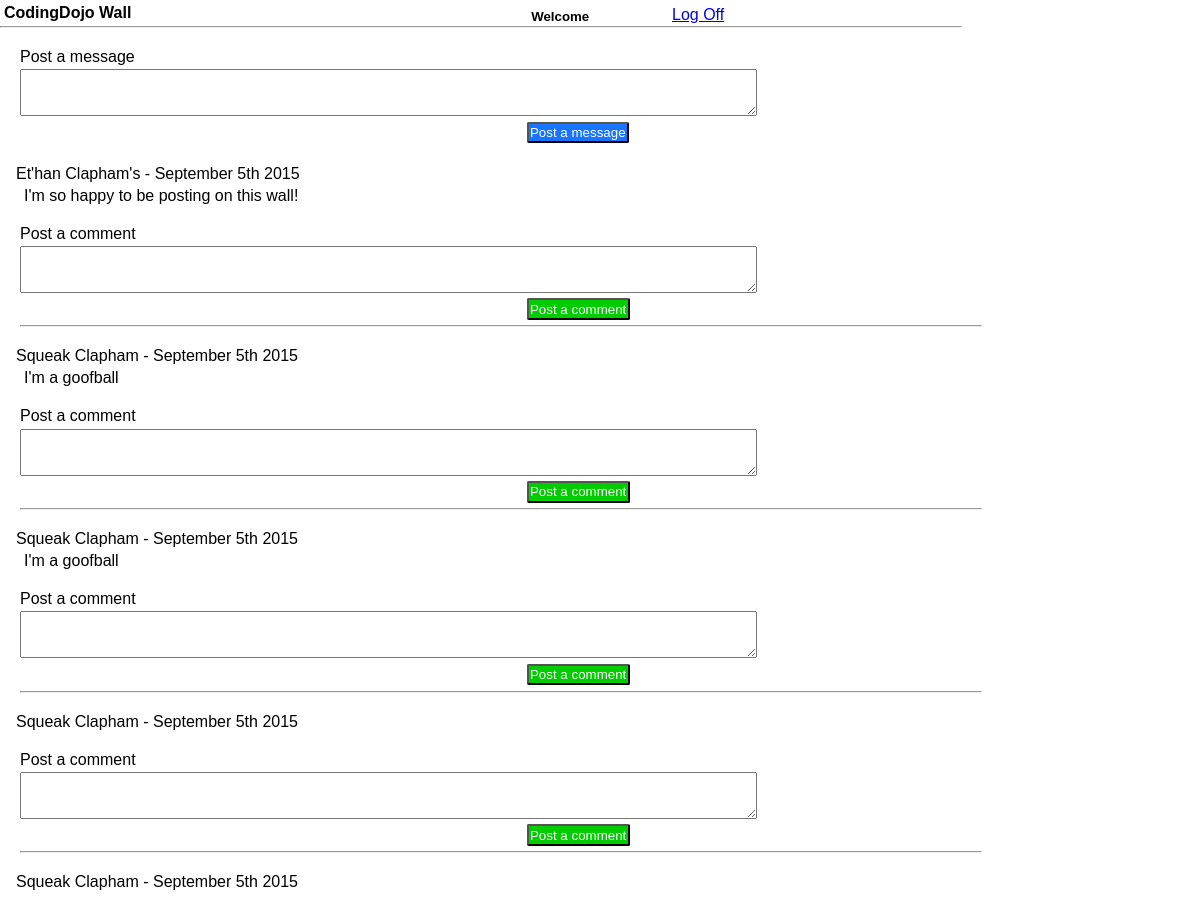
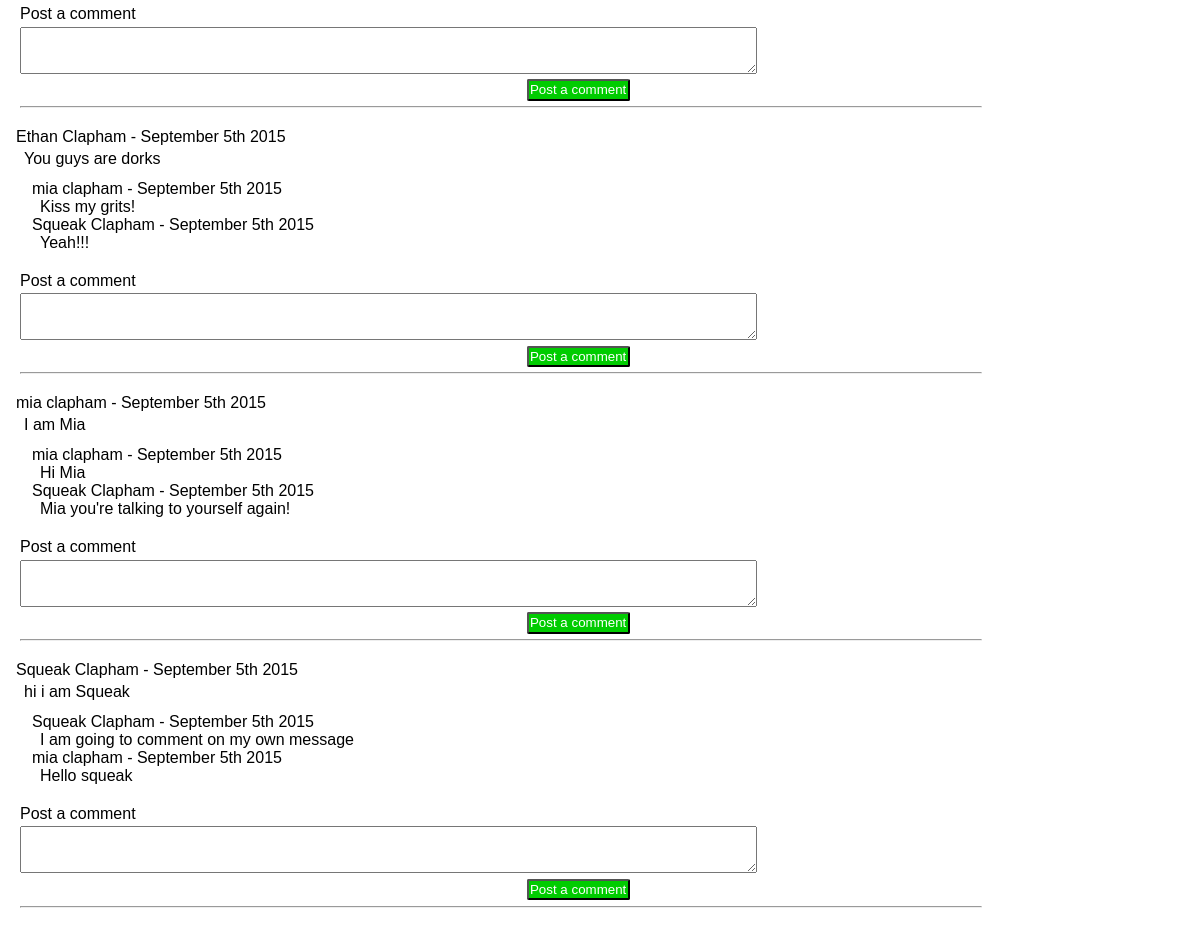
Screenshot of /wall.php with the database file from the repository (2 pictures, top to bottom).
### tables this page shows
CREATE TABLE `messages` (
  `id` int(11) NOT NULL AUTO_INCREMENT,
  `message` text,
  `created_at` datetime DEFAULT NULL,
  `updated_at` datetime DEFAULT NULL,
  `user_id` int(11) NOT NULL,
  PRIMARY KEY (`id`),
  KEY `fk_messages_users1_idx` (`user_id`),
  CONSTRAINT `fk_messages_users1` FOREIGN KEY (`user_id`) REFERENCES `users` (`id`) ON DELETE NO ACTION ON UPDATE NO ACTION
);

CREATE TABLE `users` (
  `id` int(11) NOT NULL AUTO_INCREMENT,
  `first_name` varchar(255) DEFAULT NULL,
  `last_name` varchar(255) DEFAULT NULL,
  `email` varchar(255) DEFAULT NULL,
  `password` varchar(255) DEFAULT NULL,
  `inserted_at` datetime DEFAULT NULL,
  `updated_at` datetime DEFAULT NULL,
  PRIMARY KEY (`id`)
);

CREATE TABLE `comments` (
  `id` int(11) NOT NULL AUTO_INCREMENT,
  `comment` text,
  `created_at` datetime DEFAULT NULL,
  `updated_at` datetime DEFAULT NULL,
  `user_id` int(11) NOT NULL,
  `message_id` int(11) NOT NULL,
  PRIMARY KEY (`id`),
  KEY `fk_comments_users_idx` (`user_id`),
  KEY `fk_comments_messages1_idx` (`message_id`),
  CONSTRAINT `fk_comments_messages1` FOREIGN KEY (`message_id`) REFERENCES `messages` (`id`) ON DELETE NO ACTION ON UPDATE NO ACTION,
  CONSTRAINT `fk_comments_users` FOREIGN KEY (`user_id`) REFERENCES `users` (`id`) ON DELETE NO ACTION ON UPDATE NO ACTION
);

### new-connection.php (called while the page is built, shortened)
<?php
$connection = mysqli_connect(DB_HOST, DB_USER, DB_PASS, DB_DATABASE);
function fetch($query)
{
 global $connection;
 $result = mysqli_query($connection, $query);
 $rows = array();
 foreach($result as $row) {
  $rows[] = $row;
 }
 return $rows;
}

### wall.php (the view, shortened to what this page needs)
<?php
	require_once('new-connection.php');
	$comment_query = 'SELECT first_name, last_name, comments.created_at, comment, message_id FROM comments
							LEFT JOIN users
							ON comments.user_id = users.id
							LEFT JOIN messages
							ON comments.message_id = messages.id
							ORDER BY comments.updated_at ASC';
?>
<!DOCTYPE html>
<html>
<head>
	<link rel="stylesheet" type="text/css" href="style.css">
</head>
<body>
	<div id='header'>
		<h4>CodingDojo Wall</h4>
		<h5>Welcome <?=$_SESSION['first_name']?></h5>
		<a href="process.php">Log Off</a>
		<hr>
	</div>
	<form action='process.php' method='post'>
		Post a message
		<textarea rows='3' cols='90' name='message_text'></textarea>
		<input id='message_submit' type='submit' value='Post a message'>
	</form>
	<div id='message list'>
	<?php
	$query = 'SELECT first_name, last_name, created_at, message, messages.id FROM messages
				LEFT JOIN users
				ON messages.user_id = users.id
				ORDER BY messages.updated_at DESC';
	$message_list = fetch($query);
	foreach ($message_list as $message)
	{
		$date = date_create($message['created_at']);
		$dateformat = date_format($date, "F jS Y");
		echo "<p class='user'>{$message['first_name']} {$message['last_name']} - {$dateformat}</p>";
		echo "<p class='message_style'> {$message['message']}</p>";
		$comment_list = fetch($comment_query);
		foreach ($comment_list as $comment)
		{
			$date = date_create($comment['created_at']);
			$dateformat = date_format($date, "F jS Y");
			if ($message['id'] == $comment['message_id'])
			{
			echo "<p class='user_comment'>{$comment['first_name']} {$comment['last_name']} - {$dateformat}</p>";
			echo "<p class='comment_style'> {$comment['comment']}</p>";
			}
		} ?>
		<form action='process.php' method='post'>
			Post a comment
			<textarea rows='3' cols='90' name='comment_text'></textarea>
			<input id='comment_submit' type='submit' value='Post a comment'>
			<hr>
		</form>
	<?php  } ?>
	</div>
</body>
</html>

### style.css (style rules this page uses)
* { margin: 0em; padding: 0em; font-family: sans-serif; }
form { width: 20em; margin: 1em; padding: .25em; }
input { margin: .1em; }
h4 { margin-top: .25em; margin-left: .25em; }
h5 { display: inline; position: absolute; margin-left: 40em; margin-top: -1em; }
a { display: inline; position: absolute; margin-left: 42em; margin-top: -1em; }
hr { margin-top: .25em; width: 60em; }
textarea { margin-top: .25em; }
#message_submit { margin-left: 38em; border-radius: .15em; padding: .10em; color: white; background-color: #1975FF; }
.user { margin-left: 1em; margin-bottom: .25em; }
.message_style { margin-left: 1.5em; margin-bottom: .75em; }
#comment_submit { margin-left: 38em; border-radius: .15em; padding: .10em; color: white; background-color: #00CC00; }
.user_comment { margin-left: 2em; }
.comment_style { margin-left: 2.5em; }

### rows the page displays
messages: user.first_name "Et'han", user.last_name "Clapham's", created_at "September 5th 2015", message "I'm so happy to be posting on this wall!"
messages: user.first_name "Squeak", user.last_name "Clapham", created_at "September 5th 2015", message "I'm a goofball"
messages: user.first_name "Squeak", user.last_name "Clapham", created_at "September 5th 2015", message "I'm a goofball"
messages: user.first_name "Squeak", user.last_name "Clapham", created_at "September 5th 2015"
messages: user.first_name "Squeak", user.last_name "Clapham", created_at "September 5th 2015"
messages: user.first_name "Ethan", user.last_name "Clapham", created_at "September 5th 2015", message "You guys are dorks"
comments: user.first_name "mia", user.last_name "clapham", created_at "September 5th 2015", comment "Kiss my grits!"
comments: user.first_name "Squeak", user.last_name "Clapham", created_at "September 5th 2015", comment "Yeah!!!"
messages: user.first_name "mia", user.last_name "clapham", created_at "September 5th 2015", message "I am Mia"
comments: user.first_name "mia", user.last_name "clapham", created_at "September 5th 2015", comment "Hi Mia"
comments: user.first_name "Squeak", user.last_name "Clapham", created_at "September 5th 2015", comment "Mia you're talking to yourself again!"
messages: user.first_name "Squeak", user.last_name "Clapham", created_at "September 5th 2015", message "hi i am Squeak"
comments: user.first_name "Squeak", user.last_name "Clapham", created_at "September 5th 2015", comment "I am going to comment on my own message"
comments: user.first_name "mia", user.last_name "clapham", created_at "September 5th 2015", comment "Hello squeak"
